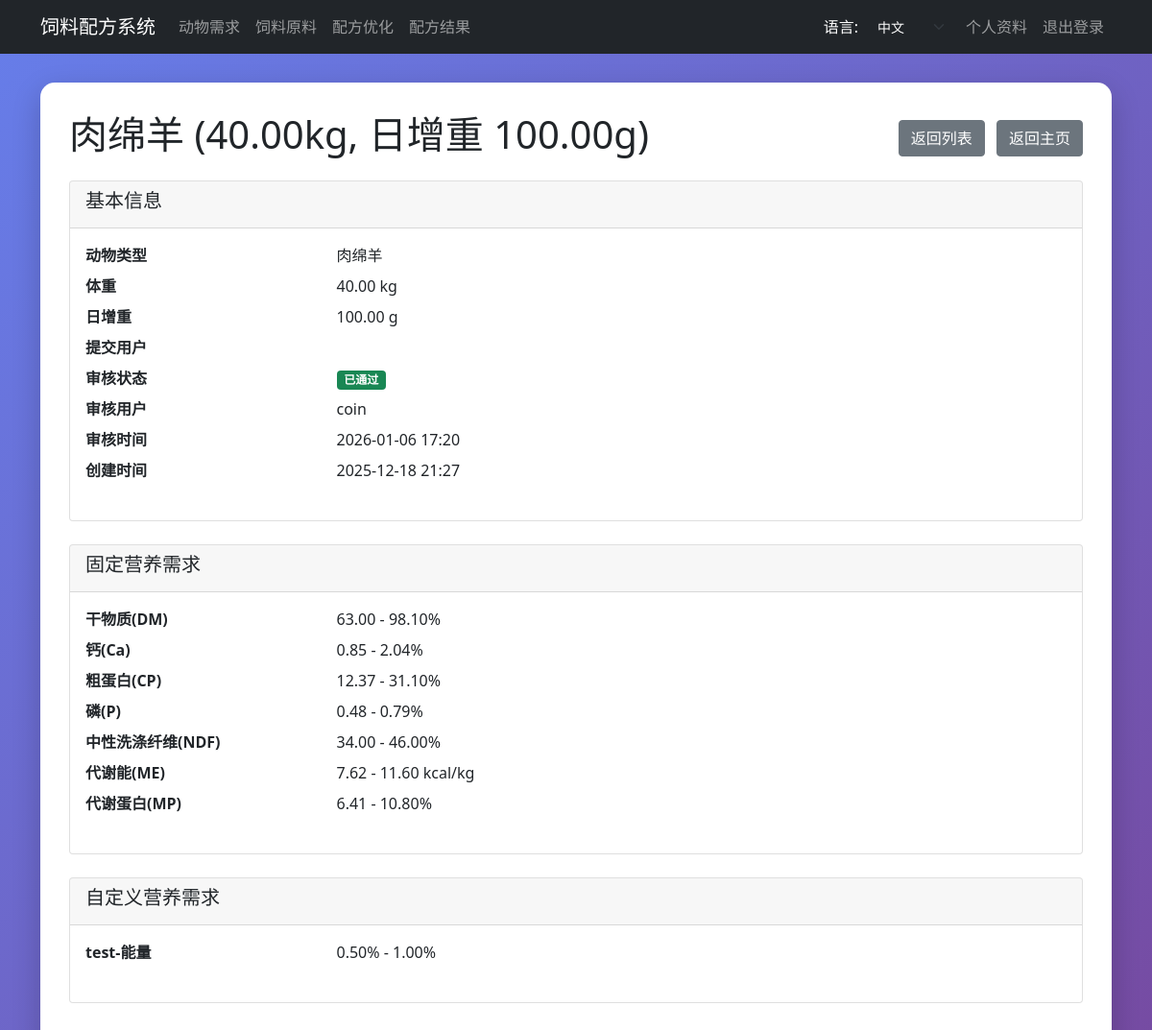
/animal_requirements/1/ (signed in), run on an earlier commit of the app's database.
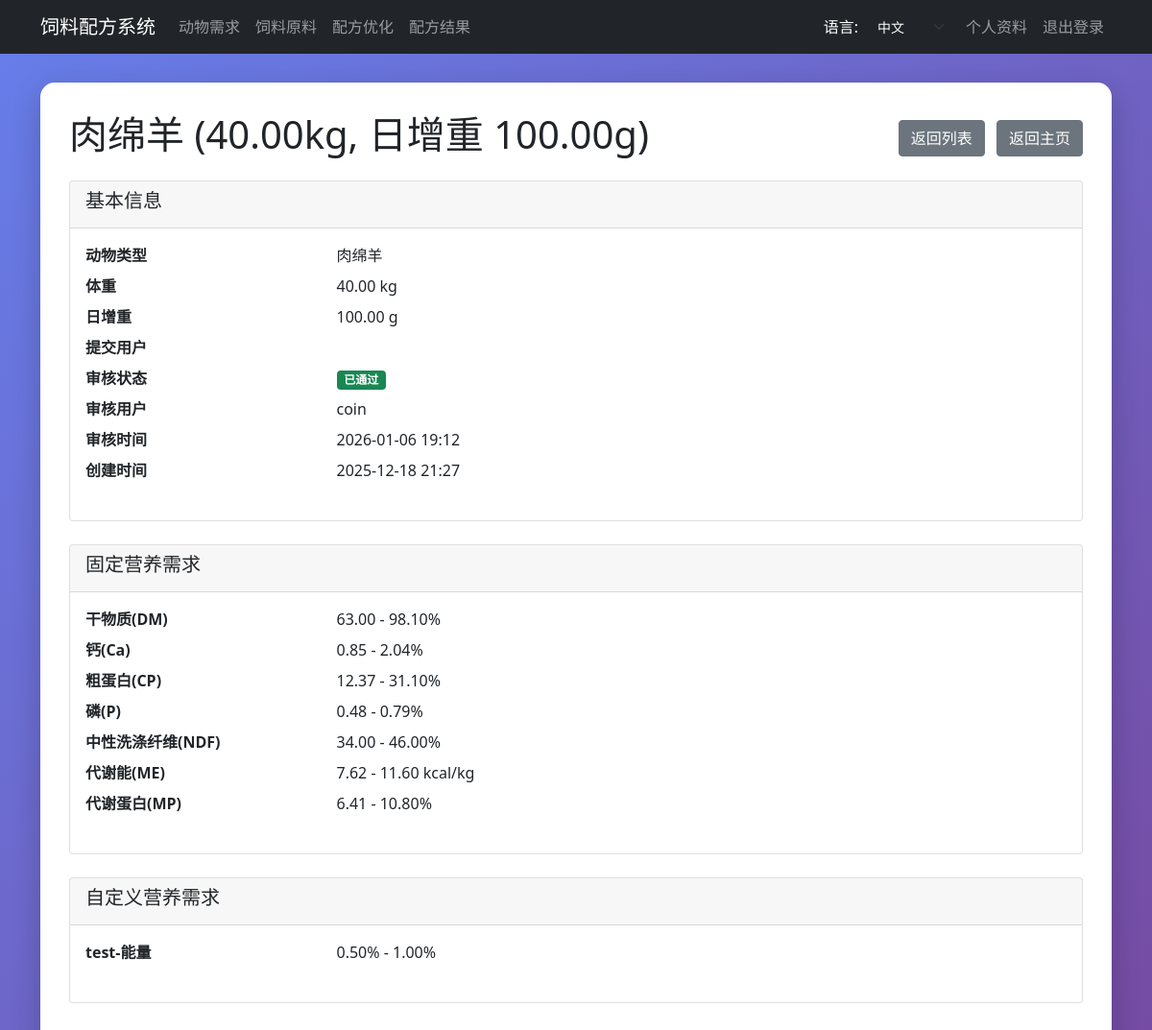
And on a later commit of the database.
### animal_requirements/models.py (models this page shows, shortened)
class AnimalRequirement(models.Model):
    DRAFT = 'draft'  # 草稿状态
    PENDING = 'pending'
    APPROVED = 'approved'
    REJECTED = 'rejected'
    STATUS_CHOICES = [
        (DRAFT, _('草稿')),
        (PENDING, _('待审核')),
        (APPROVED, _('已通过')),
        (REJECTED, _('已拒绝')),
    ]
    status = models.CharField(max_length=10, choices=STATUS_CHOICES, default=DRAFT, verbose_name=_("审核状态"))
    animal_type = models.CharField(max_length=50, verbose_name=_("动物类型"))
    body_weight = models.DecimalField(max_digits=6, decimal_places=2, verbose_name=_("体重(kg)"))
    daily_gain = models.DecimalField(max_digits=6, decimal_places=2, verbose_name=_("日增重(g)"))
    dm_lower = models.DecimalField(max_digits=6, decimal_places=2, default=0, verbose_name="干物质下界(%))")
    dm_upper = models.DecimalField(max_digits=6, decimal_places=2, default=0, verbose_name="干物质上界(%))")
    calcium_lower = models.DecimalField(max_digits=6, decimal_places=2, default=0, verbose_name=_("钙下界(%))"))
    calcium_upper = models.DecimalField(max_digits=6, decimal_places=2, default=0, verbose_name=_("钙上界(%))"))
    protein_lower = models.DecimalField(max_digits=6, decimal_places=2, default=0, verbose_name=_("蛋白下界(%))"))
    protein_upper = models.DecimalField(max_digits=6, decimal_places=2, default=0, verbose_name=_("蛋白上界(%))"))
    phosphorus_lower = models.DecimalField(max_digits=6, decimal_places=2, default=0, verbose_name=_("磷下界(%))"))
    phosphorus_upper = models.DecimalField(max_digits=6, decimal_places=2, default=0, verbose_name=_("磷上界(%))"))
    ndf_lower = models.DecimalField(max_digits=6, decimal_places=2, default=0, verbose_name=_("中性洗涤纤维下界(%))"))
    ndf_upper = models.DecimalField(max_digits=6, decimal_places=2, default=0, verbose_name=_("中性洗涤纤维上界(%))"))
    energy_lower = models.DecimalField(max_digits=8, decimal_places=2, default=0, verbose_name=_("代谢能下界(kcal/kg))"))
    energy_upper = models.DecimalField(max_digits=8, decimal_places=2, default=0, verbose_name=_("代谢能上界(kcal/kg))"))
    mp_lower = models.DecimalField(max_digits=8, decimal_places=2, default=0, verbose_name=_("代谢蛋白下界(%))"))
    mp_upper = models.DecimalField(max_digits=8, decimal_places=2, default=0, verbose_name=_("代谢蛋白上界(%))"))
    created_by = models.ForeignKey(CustomUser, on_delete=models.CASCADE, related_name='created_requirements',
                                   verbose_name=_("提交用户"), null=True, blank=True)
    approved_by = models.ForeignKey(CustomUser, null=True, blank=True, on_delete=models.SET_NULL,
                                    related_name='approved_requirements', verbose_name=_("审核用户"))
    approved_at = models.DateTimeField(null=True, blank=True, verbose_name=_("审核时间"))
    created_at = models.DateTimeField(auto_now_add=True, verbose_name=_("创建时间"))
    class Meta:
        verbose_name = _("动物营养需求")
        verbose_name_plural = _("动物营养需求")

### users/models.py (models this page shows, shortened)
class CustomUser(AbstractUser):
    email = models.EmailField(unique=True)
    phone_number = models.CharField(max_length=15, blank=True, null=True)
    created_at = models.DateTimeField(auto_now_add=True)
    updated_at = models.DateTimeField(auto_now=True)
    USERNAME_FIELD = 'email'  # 使用邮箱作为登录字段
    REQUIRED_FIELDS = ['username']  # 创建超级用户时需要的字段
    LANGUAGE_CHOICES = [
        ('zh-hans', '中文'),
        ('en', 'English'),
    ]
    language = models.CharField(max_length=10, choices=LANGUAGE_CHOICES, default='zh-hans')
    class Meta:
        verbose_name = '用户'
        verbose_name_plural = '用户'

### animal_requirements/views.py (the view, shortened to what this page needs)
# urls.py: path('<int:requirement_id>/', views.animal_requirement_detail, name='animal_requirement_detail'),
@login_required
def animal_requirement_detail(request, requirement_id):
    requirement = get_object_or_404(AnimalRequirement, id=requirement_id)
    return render(request, 'animal_requirements/detail.html', {'requirement': requirement})

### animal_requirements/templates/animal_requirements/detail.html (shortened to what the changed rows need)
{% extends 'base.html' %}
{% load i18n %}
{% block content %}
    <div class="row">
        <div class="col-md-12">
            <div class="d-flex justify-content-between align-items-center mb-3">
                <h1>{{ requirement.animal_type }} ({{ requirement.body_weight }}kg,
                    {% trans '日增重' %} {{ requirement.daily_gain }}g)</h1>
                <div>
                    <a href="{% url 'animal_requirements_list' %}" class="btn btn-secondary me-2">{% trans "返回列表" %}</a>
                    <a href="{% url 'home' %}" class="btn btn-secondary">{% trans "返回主页" %}</a>
                </div>
            </div>
            {% if user.is_authenticated %}
                <div class="card mb-4">
                    <div class="card-header">
                        <h5>{% trans "基本信息" %}</h5>
                    </div>
                    <div class="card-body">
                        <dl class="row">
                            <dt class="col-sm-3 mb-2">{% trans "动物类型" %}</dt>
                            <dd class="col-sm-9 mb-2">{{ requirement.animal_type }}</dd>
                            <dt class="col-sm-3 mb-2">{% trans "体重" %}</dt>
                            <dd class="col-sm-9 mb-2">{{ requirement.body_weight }} kg</dd>
                            <dt class="col-sm-3 mb-2">{% trans "日增重" %}</dt>
                            <dd class="col-sm-9 mb-2">{{ requirement.daily_gain }} g</dd>
                            <dt class="col-sm-3 mb-2">{% trans "提交用户" %}</dt>
                            <dd class="col-sm-9 mb-2">{{ requirement.created_by.username }}</dd>
                            <dt class="col-sm-3 mb-2">{% trans "审核状态" %}</dt>
                            <dd class="col-sm-9 mb-2">
                                {% if requirement.status == 'pending' %}
                                    <span class="badge bg-warning">{% trans "待审核" %}</span>
                                {% elif requirement.status == 'approved' %}
                                    <span class="badge bg-success">{% trans "已通过" %}</span>
                                {% elif requirement.status == 'rejected' %}
                                    <span class="badge bg-danger">{% trans "已拒绝" %}</span>
                                {% endif %}
                            </dd>
                            {% if requirement.approved_by %}
                                <dt class="col-sm-3 mb-2">{% trans "审核用户" %}</dt>
                                <dd class="col-sm-9 mb-2">{{ requirement.approved_by.username }}</dd>
                            {% endif %}
                            {% if requirement.approved_at %}
                                <dt class="col-sm-3 mb-2">{% trans "审核时间" %}</dt>
                                <dd class="col-sm-9 mb-2">{{ requirement.approved_at|date:"Y-m-d H:i" }}</dd>
                            {% endif %}
                            <dt class="col-sm-3 mb-2">{% trans "创建时间" %}</dt>
                            <dd class="col-sm-9 mb-2">{{ requirement.created_at|date:"Y-m-d H:i" }}</dd>
                        </dl>
                    </div>
                </div>
                <div class="card mb-4">
                    <div class="card-header">
                        <h5>{% trans "固定营养需求" %}</h5>
                    </div>
                    <div class="card-body">
                        <dl class="row">
                            {% if requirement.dm_lower != 0 or requirement.dm_upper != 0 %}
                                <dt class="col-sm-3 mb-2">{% trans "干物质(DM)" %}</dt>
                                <dd class="col-sm-9 mb-2">{{ requirement.dm_lower }} - {{ requirement.dm_upper }}%</dd>
                            {% endif %}
                            {% if requirement.calcium_lower != 0 or requirement.calcium_upper != 0 %}
                                <dt class="col-sm-3 mb-2">{% trans "钙(Ca)" %}</dt>
                                <dd class="col-sm-9 mb-2">{{ requirement.calcium_lower }}
                                    - {{ requirement.calcium_upper }}%
                                </dd>
                            {% endif %}
                            {% if requirement.protein_lower != 0 or requirement.protein_upper != 0 %}
                                <dt class="col-sm-3 mb-2">{% trans "粗蛋白(CP)" %}</dt>
                                <dd class="col-sm-9 mb-2">{{ requirement.protein_lower }}
                                    - {{ requirement.protein_upper }}%
                                </dd>
                            {% endif %}
                            {% if requirement.phosphorus_lower != 0 or requirement.phosphorus_upper != 0 %}
                                <dt class="col-sm-3 mb-2">{% trans "磷(P)" %}</dt>
                                <dd class="col-sm-9 mb-2">{{ requirement.phosphorus_lower }}
                                    - {{ requirement.phosphorus_upper }}%
                                </dd>
                            {% endif %}
                            {% if requirement.ndf_lower != 0 or requirement.ndf_upper != 0 %}
                                <dt class="col-sm-3 mb-2">{% trans "中性洗涤纤维(NDF)" %}</dt>
                                <dd class="col-sm-9 mb-2">{{ requirement.ndf_lower }} - {{ requirement.ndf_upper }}%
                                </dd>
                            {% endif %}
                            {% if requirement.energy_lower != 0 or requirement.energy_upper != 0 %}
                                <dt class="col-sm-3 mb-2">{% trans "代谢能(ME)" %}</dt>
                                <dd class="col-sm-9 mb-2">{{ requirement.energy_lower }}
                                    - {{ requirement.energy_upper }} kcal/kg
                                </dd>
                            {% endif %}
                            {% if requirement.mp_lower != 0 or requirement.mp_upper != 0 %}
                                <dt class="col-sm-3 mb-2">{% trans "代谢蛋白(MP)" %}</dt>
                                <dd class="col-sm-9 mb-2">{{ requirement.mp_lower }} - {{ requirement.mp_upper }}%</dd>
                            {% endif %}
                        </dl>
                    </div>
                </div>
                {% if requirement.custom_nutrients %}
                    {% if requirement.custom_nutrients.all %}
                        <div class="card mb-4">
                            <div class="card-header">
                                <h5>{% trans "自定义营养需求" %}</h5>
                            </div>
                            <div class="card-body">
                                <dl class="row">
                                    {% for custom_nutrient in requirement.custom_nutrients.all %}
                                        <dt class="col-sm-3 mb-2">{{ custom_nutrient.nutrient_name }}</dt>
                                        <dd class="col-sm-9 mb-2">
                                            {{ custom_nutrient.nutrient_lower }}{{ custom_nutrient.unit }} -
                                            {{ custom_nutrient.nutrient_upper }}{{ custom_nutrient.unit }}</dd>
                                    {% endfor %}
                                </dl>
                            </div>
                        </div>
                    {% endif %}
                {% endif %}
            {% else %}
                <p>{% translate '请登录以查看动物营养需求详情' %}</p>
                <a href="{% url 'login' %}" class="btn btn-primary">{% trans "登录" %}</a>
                <a href="{% url 'register' %}" class="btn btn-secondary">{% trans "注册" %}</a>
            {% endif %}
        </div>
    </div>
{% endblock %}

What changed in the data, as far as the page shows it:
changed AnimalRequirement "肉绵羊": approved_at "2026-01-06 17:20" → "2026-01-06 19:12"
